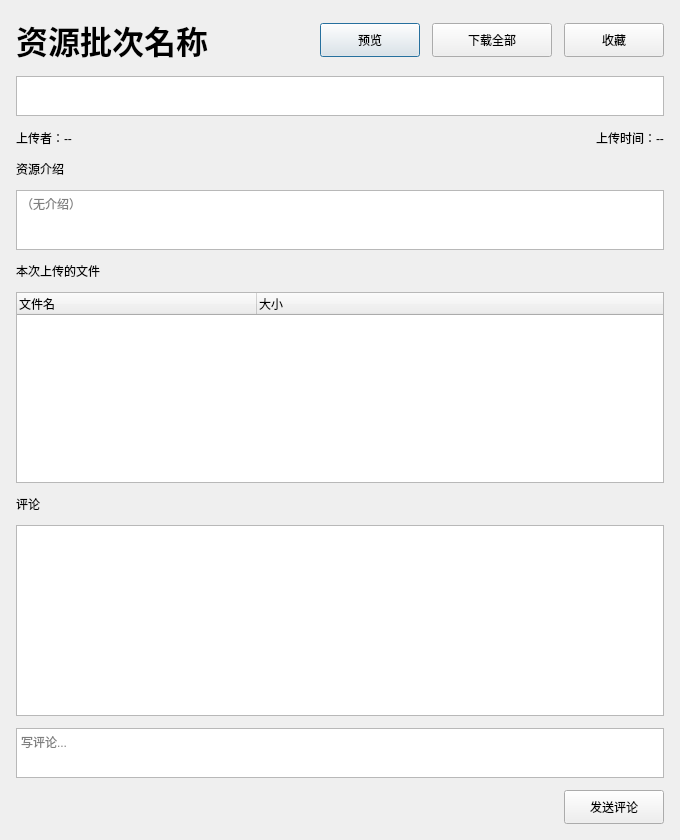
<?xml version="1.0" encoding="UTF-8"?>
<ui version="4.0">
 <class>ResourceDetailDialog</class>
 <widget class="QDialog" name="ResourceDetailDialog">
  <property name="geometry">
   <rect>
    <x>0</x>
    <y>0</y>
    <width>680</width>
    <height>840</height>
   </rect>
  </property>
  <property name="minimumSize">
   <size>
    <width>680</width>
    <height>840</height>
   </size>
  </property>
  <property name="windowTitle">
   <string>资源详情</string>
  </property>
  <layout class="QVBoxLayout" name="verticalLayoutMain">
   <property name="spacing">
    <number>12</number>
   </property>
   <property name="leftMargin">
    <number>16</number>
   </property>
   <property name="topMargin">
    <number>16</number>
   </property>
   <property name="rightMargin">
    <number>16</number>
   </property>
   <property name="bottomMargin">
    <number>16</number>
   </property>
   <item>
    <layout class="QHBoxLayout" name="horizontalLayoutHeader">
     <item>
      <widget class="QLabel" name="labelBatchTitle">
       <property name="font">
        <font>
         <pointsize>24</pointsize>
         <bold>true</bold>
        </font>
       </property>
       <property name="text">
        <string>资源批次名称</string>
       </property>
      </widget>
     </item>
     <item>
      <spacer name="horizontalSpacerHeader">
       <property name="orientation">
        <enum>Qt::Orientation::Horizontal</enum>
       </property>
       <property name="sizeHint" stdset="0">
        <size>
         <width>40</width>
         <height>20</height>
        </size>
       </property>
      </spacer>
     </item>
     <item>
      <widget class="QPushButton" name="buttonPreview">
       <property name="minimumSize">
        <size>
         <width>100</width>
         <height>34</height>
        </size>
       </property>
       <property name="text">
        <string>预览</string>
       </property>
      </widget>
     </item>
     <item>
      <widget class="QPushButton" name="buttonDownloadAll">
       <property name="minimumSize">
        <size>
         <width>120</width>
         <height>34</height>
        </size>
       </property>
       <property name="text">
        <string>下载全部</string>
       </property>
      </widget>
     </item>
     <item>
      <widget class="QPushButton" name="buttonFavorite">
       <property name="minimumSize">
        <size>
         <width>100</width>
         <height>34</height>
        </size>
       </property>
       <property name="text">
        <string>收藏</string>
       </property>
      </widget>
     </item>
    </layout>
   </item>
   <item>
    <widget class="QListWidget" name="listWidgetTags">
     <property name="maximumSize">
      <size>
       <width>16777215</width>
       <height>40</height>
      </size>
     </property>
     <property name="verticalScrollBarPolicy">
      <enum>Qt::ScrollBarPolicy::ScrollBarAlwaysOff</enum>
     </property>
     <property name="horizontalScrollBarPolicy">
      <enum>Qt::ScrollBarPolicy::ScrollBarAlwaysOff</enum>
     </property>
     <property name="flow">
      <enum>QListView::Flow::LeftToRight</enum>
     </property>
    </widget>
   </item>
   <item>
    <layout class="QHBoxLayout" name="horizontalLayoutMeta">
     <item>
      <widget class="QLabel" name="labelUploader">
       <property name="text">
        <string>上传者：--</string>
       </property>
      </widget>
     </item>
     <item>
      <spacer name="horizontalSpacerMeta">
       <property name="orientation">
        <enum>Qt::Orientation::Horizontal</enum>
       </property>
       <property name="sizeHint" stdset="0">
        <size>
         <width>40</width>
         <height>20</height>
        </size>
       </property>
      </spacer>
     </item>
     <item>
      <widget class="QLabel" name="labelUploadTime">
       <property name="text">
        <string>上传时间：--</string>
       </property>
      </widget>
     </item>
    </layout>
   </item>
   <item>
    <widget class="QLabel" name="labelDescTitle">
     <property name="text">
      <string>资源介绍</string>
     </property>
    </widget>
   </item>
   <item>
    <widget class="QTextEdit" name="textEditDesc">
     <property name="minimumSize">
      <size>
       <width>0</width>
       <height>60</height>
      </size>
     </property>
     <property name="maximumSize">
      <size>
       <width>16777215</width>
       <height>60</height>
      </size>
     </property>
     <property name="readOnly">
      <bool>true</bool>
     </property>
     <property name="placeholderText">
      <string>（无介绍）</string>
     </property>
    </widget>
   </item>
   <item>
    <widget class="QLabel" name="labelFilesTitle">
     <property name="text">
      <string>本次上传的文件</string>
     </property>
    </widget>
   </item>
   <item>
    <widget class="QTreeWidget" name="treeWidgetFiles">
     <property name="minimumSize">
      <size>
       <width>0</width>
       <height>160</height>
      </size>
     </property>
     <property name="alternatingRowColors">
      <bool>true</bool>
     </property>
     <property name="rootIsDecorated">
      <bool>false</bool>
     </property>
     <property name="columnCount">
      <number>2</number>
     </property>
     <attribute name="headerDefaultSectionSize">
      <number>240</number>
     </attribute>
     <attribute name="headerStretchLastSection">
      <bool>true</bool>
     </attribute>
     <column>
      <property name="text">
       <string>文件名</string>
      </property>
     </column>
     <column>
      <property name="text">
       <string>大小</string>
      </property>
     </column>
    </widget>
   </item>
   <item>
    <widget class="QLabel" name="labelCommentsTitle">
     <property name="text">
      <string>评论</string>
     </property>
    </widget>
   </item>
   <item>
    <widget class="QListWidget" name="listWidgetComments">
     <property name="minimumSize">
      <size>
       <width>0</width>
       <height>80</height>
      </size>
     </property>
     <property name="textElideMode">
      <enum>Qt::TextElideMode::ElideNone</enum>
     </property>
     <property name="wordWrap">
      <bool>true</bool>
     </property>
    </widget>
   </item>
   <item>
    <widget class="QTextEdit" name="textEditComment">
     <property name="minimumSize">
      <size>
       <width>0</width>
       <height>50</height>
      </size>
     </property>
     <property name="maximumSize">
      <size>
       <width>16777215</width>
       <height>50</height>
      </size>
     </property>
     <property name="placeholderText">
      <string>写评论...</string>
     </property>
    </widget>
   </item>
   <item>
    <layout class="QHBoxLayout" name="horizontalLayoutBottom">
     <item>
      <spacer name="horizontalSpacerComment">
       <property name="orientation">
        <enum>Qt::Orientation::Horizontal</enum>
       </property>
       <property name="sizeHint" stdset="0">
        <size>
         <width>40</width>
         <height>20</height>
        </size>
       </property>
      </spacer>
     </item>
     <item>
      <widget class="QPushButton" name="buttonComment">
       <property name="minimumSize">
        <size>
         <width>100</width>
         <height>34</height>
        </size>
       </property>
       <property name="text">
        <string>发送评论</string>
       </property>
      </widget>
     </item>
    </layout>
   </item>
  </layout>
 </widget>
 <resources/>
 <connections/>
</ui>
